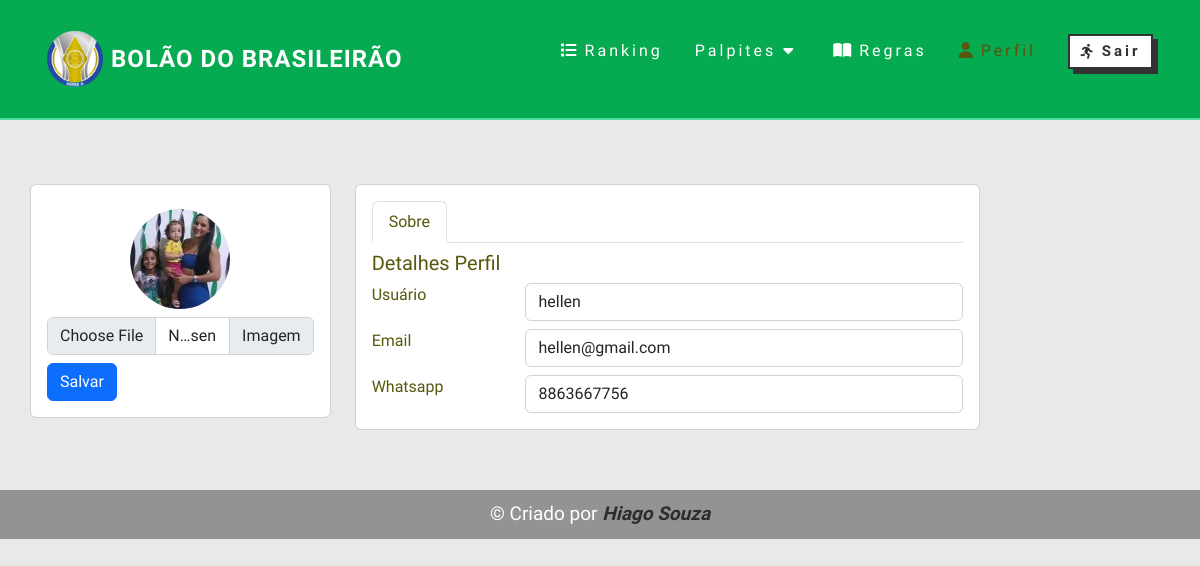
The app's page /perfil (signed in) with its own data.
### bolao/models.py (models this page shows, shortened)
class Usuario(models.Model):
    nome = models.CharField(max_length=200, null=True, blank=True)
    usuario = models.OneToOneField(User, null=True, blank=True, on_delete=models.CASCADE)
    email = models.CharField(max_length=200, null=True, blank=True, unique=True)
    whatsapp = models.CharField(max_length=200, null=True, blank=True, unique=True)
    pagamento = models.BooleanField(default=False)
    imagem = models.ImageField(upload_to='imagens', default='imagens/perfil-null.png')

### bolao/views.py (the view, shortened to what this page needs)
# urls.py: path('perfil', perfil, name='perfil'),
def perfil(request):
    user = request.user
    usuarios = Usuario.objects.filter(usuario=user)
    context = {"usuarios":usuarios}
    return render(request, 'perfil.html', context)

### bolao/templates/perfil.html (shortened to what this page needs)
{% extends 'auxiliar/base.html' %} {% load static %} {% block title %} Bolão | Perfil {% endblock%} {% block body %}
<section class="regras" style="z-index: -1;">
    <section class="section profile col-xl-10">
        <div class="row">
            <div class="col-xl-4">
                {% for usuario in usuarios %}
                <div class="card">
                    <form method="POST" action="{% url 'perfil' %}" enctype='multipart/form-data'>
                        <div class="card-body profile-card pt-4 d-flex flex-column align-items-center">
                            <img src="{{ usuario.imagem.url }}" alt="{{ usuario.nome}}" class="rounded-circle"
                                width="100" height="100" id="image-preview" />
                            <div class="input-group mt-2">
                                <input type="file" class="form-control" name="img" id="inputGroupFile02">
                                <label class="input-group-text" for="inputGroupFile02">Imagem</label>
                            </div>
                            <div class="col-12 mt-2">
                                <button class="btn btn-primary" type="submit">
                                    Salvar
                                </button>
                            </div>
                        </div>
                    </form>
                </div>
            </div>
            <div class="col-xl-8">
                <div class="card">
                    <div class="card-body pt-3">
                        <ul class="nav nav-tabs nav-tabs-bordered">
                            <li class="nav-item">
                                <button class="nav-link active" data-bs-toggle="tab" data-bs-target="#profile-overview">
                                    Sobre
                                </button>
                            </li>
                        </ul>
                        <div class="tab-content pt-2">
                            <div class="tab-pane fade show active profile-overview" id="profile-overview">
                                <h5 class="card-title">Detalhes Perfil</h5>
                                <div class="row mt-2">
                                    <div class="col-lg-3 col-md-4 label">Usuário</div>
                                    <div class="col-lg-9 col-md-8">
                                        <div class="form-control" type="text" name="usuario" id="nome"
                                            style="cursor: not-allowed;">{{ usuario.usuario }}</div>
                                    </div>
                                </div>
                                <div class="row mt-2">
                                    <div class="col-lg-3 col-md-4 label">Email</div>
                                    <div class="col-lg-9 col-md-8">
                                        <div class="form-control" type="text" name="email" id="email"
                                            style="cursor: not-allowed;">{{ usuario.email}}</div>
                                    </div>
                                </div>
                                <div class="row mt-2">
                                    <div class="col-lg-3 col-md-4 label">Whatsapp</div>
                                    <div class="col-lg-9 col-md-8">
                                        <div class="form-control" type="text" name="whatsapp" id="whatsapp"
                                            style="cursor: not-allowed;">{{ usuario.whatsapp}}
                                        </div>
                                    </div>
                                </div>
                            </div>
                            {% endfor %}
                        </div>
                    </div>
                </div>
            </div>
        </div>
    </section>
</section>
{% endblock %}

### static/css/style.css (style rules this page uses)
* { margin: 0; padding: 0; box-sizing: border-box; font-family: "Afacad Flux", sans-serif; text-decoration: none; }
body, html { background: #e9e9e9; }
.active { color: rgb(87, 87, 13) !important; }
form { display: flex; flex-wrap: wrap; justify-content: center; width: 100%; gap: 42px; flex-direction: row; }
.regras { width: 95%; display: flex; flex-wrap: wrap; gap: 10px; margin: 160px auto 0 auto; }

### records on screen
Usuario: imagem (picture), usuario "hellen", email "hellen@gmail.com", whatsapp "8863667756"
